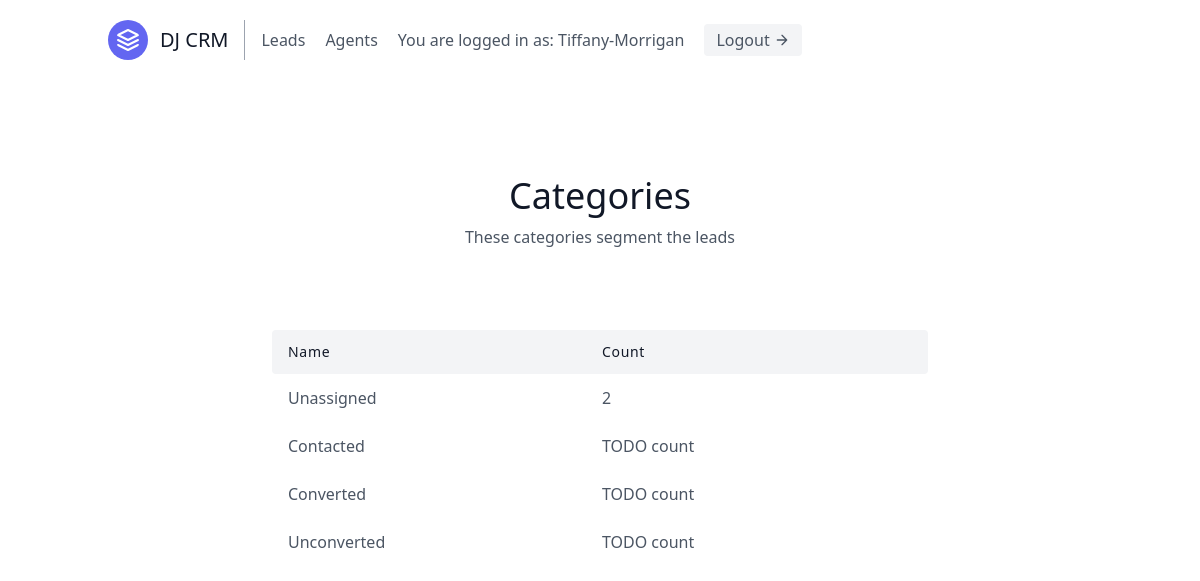
The page /leads/categories/ (signed in) on the database its author committed.
### leads/models.py (models this page shows, shortened)
class User(AbstractUser):
    is_organiser = models.BooleanField(default=True)
    is_agent = models.BooleanField(default=False)

class Category(models.Model):
    name = models.CharField(max_length=30) # New, Contacted, Converted, Unconverted
    organisation = models.ForeignKey(UserProfile, on_delete=models.CASCADE)

### leads/views.py (the view)
# urls.py: path('categories/', CategoryListView.as_view(), name='category-list'),
class CategoryListView(LoginRequiredMixin, generic.ListView):
    template_name = "leads/category_list.html"
    context_object_name = "category_list"
    def get_context_data(self, **kwargs):
        context = super(CategoryListView, self).get_context_data(**kwargs)
        user = self.request.user
        if user.is_organiser:
            queryset = Lead.objects.filter(
                organisation=user.userprofile
            )
        else:
            queryset = Lead.objects.filter(
                organisation=user.agent.organisation
                )
        context.update({
            "unassigned_lead_count": queryset.filter(category__isnull=True).count()
        })
        return context
    def get_queryset(self):
        user = self.request.user
        if user.is_organiser:
            queryset = Category.objects.filter(
                organisation=user.userprofile,
            )
        else:
            queryset = Category.objects.filter(
                organisation=user.agent.organisation,
            )
        return queryset

### leads/templates/leads/category_list.html
{% extends "base.html" %}
{% block content %}
<section class="text-gray-600 body-font">
  <div class="container px-5 py-24 mx-auto">
    <div class="flex flex-col text-center w-full mb-20">
      <h1 class="sm:text-4xl text-3xl font-medium title-font mb-2 text-gray-900">Categories</h1>
      <p class="lg:w-2/3 mx-auto leading-relaxed text-base">
      These categories segment the leads
      </p>
    </div>
    <div class="lg:w-2/3 w-full mx-auto overflow-auto">
      <table class="table-auto w-full text-left whitespace-no-wrap">
        <thead>
          <tr>
            <th class="px-4 py-3 title-font tracking-wider font-medium text-gray-900 text-sm bg-gray-100 rounded-tl rounded-bl">Name</th>
            <th class="px-4 py-3 title-font tracking-wider font-medium text-gray-900 text-sm bg-gray-100">Count</th>
            <th class="w-10 title-font tracking-wider font-medium text-gray-900 text-sm bg-gray-100 rounded-tr rounded-br"></th>
          </tr>
        </thead>
        <tbody>
            <tr>
                <td class="px-4 py-3">Unassigned</td>
                <td class="px-4 py-3">{{ unassigned_lead_count }}</td>
            </tr>
            {% for category in category_list %}
                <tr>
                    <td class="px-4 py-3">{{ category.name }}</td>
                    <td class="px-4 py-3">TODO count</td>
                </tr>
            {% endfor %}
        </tbody>
      </table>
    </div>
  </div>
</section>
{% endblock content %}

### templates/navbar.html (shortened to what this page needs)
<header class="text-gray-600 body-font">
  <div class="container mx-auto flex flex-wrap p-5 flex-col md:flex-row items-center">
    <a class="flex title-font font-medium items-center text-gray-900 mb-4 md:mb-0">
      <svg xmlns="http://www.w3.org/2000/svg" fill="none" stroke="currentColor" stroke-linecap="round" stroke-linejoin="round" stroke-width="2" class="w-10 h-10 text-white p-2 bg-indigo-500 rounded-full" viewBox="0 0 24 24">
        <path d="M12 2L2 7l10 5 10-5-10-5zM2 17l10 5 10-5M2 12l10 5 10-5"></path>
      </svg>
      <span class="ml-3 text-xl">DJ CRM</span>
    </a>
    <nav class="md:mr-auto md:ml-4 md:py-1 md:pl-4 md:border-l md:border-gray-400	flex flex-wrap items-center text-base justify-center">
        {% if not request.user.is_authenticated %}
          <a href="{% url 'signup' %}" class="mr-5 hover:text-gray-900">Signup</a>
        {% else %}
          {% if request.user.is_organiser %}
          <a href="{% url 'leads:lead-list' %}" class="mr-5 hover:text-gray-900">Leads</a>
          {% endif %}
          <a href="{% url 'agents:agent-list' %}" class="mr-5 hover:text-gray-900">Agents</a>
        {% endif %}
        {% if request.user.is_authenticated %}
          You are logged in as: {{ request.user.username }}
        <a href="{% url 'logout' %}" class="ml-5 inline-flex items-center bg-gray-100 border-0 py-1 px-3 focus:outline-none hover:bg-gray-200 rounded text-base mt-4 md:mt-0">
        Logout
            <svg fill="none" stroke="currentColor" stroke-linecap="round" stroke-linejoin="round" stroke-width="2" class="w-4 h-4 ml-1" viewBox="0 0 24 24">
            <path d="M5 12h14M12 5l7 7-7 7"></path>
            </svg>
    </a>
        {% endif %}
  </div>
</header>

### rows shown on the page
User: user.username "Tiffany-Morrigan"
Category: name "Contacted"
Category: name "Converted"
Category: name "Unconverted"

### other values the page prints
{{ unassigned_lead_count }} "2"
